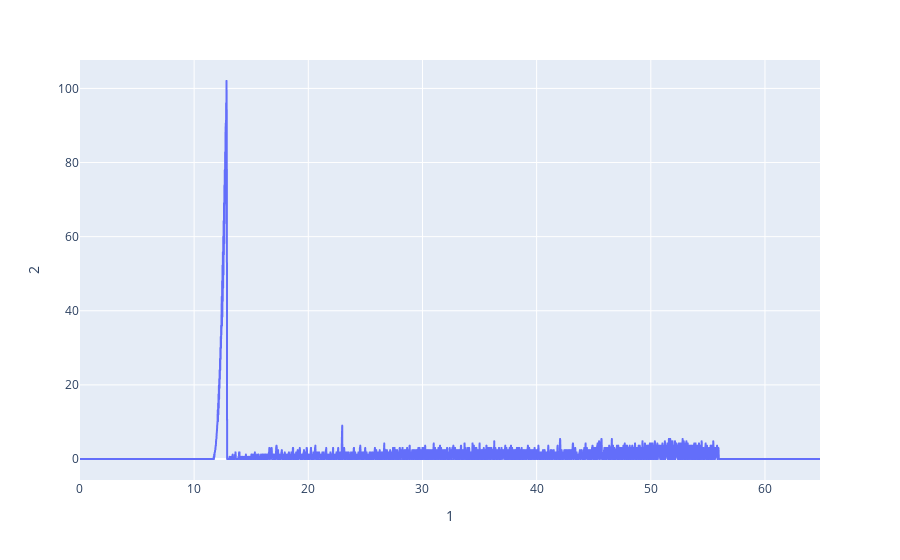

The code cell stored with this chart in its notebook:
### Code cell
print(a.dataset["on"][("('BASET_2', 'Value')_rate")].iloc[200])

t_grid2 = a.dataset["on"].index
Flow2= a.dataset["on"][("('BASET_2', 'Value')_rate")]

d ={"1": t_grid2, "2": Flow2}
fig = px.line(d,x="1",y="2")
fig.show()

### Figure 1 — Plotly figure (JSON) as saved in the notebook; plotly's stock layout.template omitted (floating-point values rounded to 4 significant figures; data arrays with more than 128 entries replaced by an {"elided": "..."} marker saying what was removed)
{"data": [{"hovertemplate": "1=%{x}<br>2=%{y}<extra></extra>", "legendgroup": "", "line": {"color": "#636efa", "dash": "solid"}, "marker": {"symbol": "circle"}, "mode": "lines", "name": "", "showlegend": false, "type": "scattergl", "x": {"elided": "3882 float values"}, "xaxis": "x", "y": {"elided": "3882 float values"}, "yaxis": "y"}], "layout": {"legend": {"tracegroupgap": 0}, "margin": {"t": 60}, "xaxis": {"anchor": "y", "domain": [0, 1], "title": {"text": "1"}}, "yaxis": {"anchor": "x", "domain": [0, 1], "title": {"text": "2"}}}}
